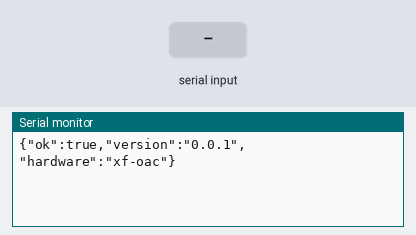
This sketch was run on a simulated Arduino Uno, built with avr-gcc and run on an emulated ATmega328P. On the bench: the last lines printed to the serial monitor. The test bench sets the inputs (shaded band).

Above: at 1.2 s.
1.3 s: "1" received over Serial
At 3.5 s:
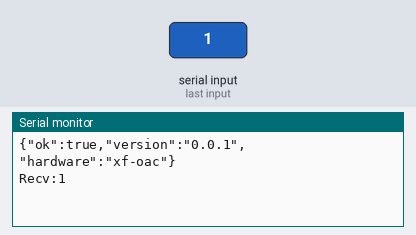
3.8 s: "0" received over Serial
At 5.2 s:
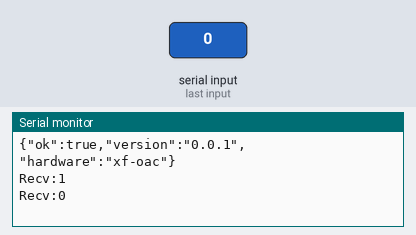
5.3 s: "2" received over Serial
At 6.7 s:
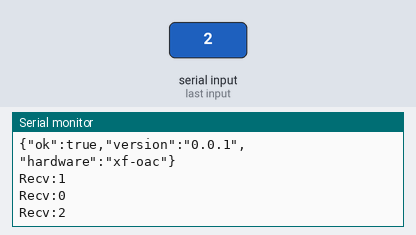

Measured:
- after the input at 1.3 s, the serial monitor: prints a new line after 1.0 s (image 1)
- after the input at 3.8 s, the serial monitor: prints a new line after 1.0 s (image 2)
- after the input at 5.3 s, the serial monitor: prints a new line after 1.0 s (image 3)

The sketch:

arduino.ino
```cpp
#include <FastLED.h>
#include <ArduinoJson.h>

#define NUM_LEDS 20
#define DATA_PIN 6
#define VERSION "0.0.1"

CRGB leds[NUM_LEDS];

String mode = "off";

void setup() {
  Serial.begin(9600);
  FastLED.addLeds<NEOPIXEL, DATA_PIN>(leds, NUM_LEDS);
  JsonDocument json;
  json["ok"] = true;
  json["version"] = VERSION;
  json["hardware"] = "xf-oac";
  serializeJson(json, Serial);
  Serial.println();
}

void loop() {
  if (Serial.available()) {
    StaticJsonDocument<200> doc;
    String teststr = Serial.readString();  //read until timeout
    teststr.trim();                        // remove any \r \n whitespace at the end of the String
    Serial.println("Recv:"+teststr);
    DeserializationError error = deserializeJson(doc, teststr);
    if (error) {
      Serial.println("{\"error\":\"deserializeJson() failed\"}");
      return;
    }
    if (strcmp(doc["mode"], "static") == 0) {
      Serial.println("mode=static");
      // leds[0] = CRGB::Red;
      fill_solid (leds, NUM_LEDS, CRGB(doc["r"],doc["g"],doc["b"]));
      // if(doc.containsKey("brightness"))FastLED.setBrightness(uint8_t(doc["brightness"]*255.0));
      FastLED.show();
    }
    if (strcmp(doc["mode"], "off") == 0) {
      fill_solid (leds, NUM_LEDS, CRGB::Black);
      FastLED.show();
    }
  }  //wait for data available
  delay(100);
}

// void loop() {
//   leds[0] = CRGB::White;
//   FastLED.show();
//   delay(30);
//   leds[0] = CRGB::Black;
//   FastLED.show();
//   delay(30);
// }
```
